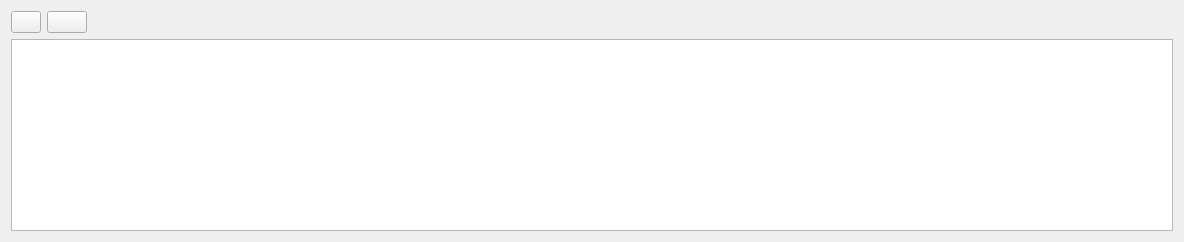
         <widget class="QWidget" name="tab_6">
          <attribute name="title">
           <string>Líneas de albarán</string>
          </attribute>
          <layout class="QGridLayout" name="gridLayout_9">
           <item row="0" column="0">
            <widget class="QPushButton" name="btnAnadirLinea">
             <property name="maximumSize">
              <size>
               <width>30</width>
               <height>16777215</height>
              </size>
             </property>
             <property name="toolTip">
              <string>Añadir línea con los datos cargados</string>
             </property>
             <property name="text">
              <string/>
             </property>
             <property name="icon">
              <iconset>
               <normaloff>:/Icons/PNG/add.png</normaloff>:/Icons/PNG/add.png</iconset>
             </property>
            </widget>
           </item>
           <item row="0" column="1">
            <widget class="QPushButton" name="btn_borrarLinea">
             <property name="text">
              <string/>
             </property>
             <property name="icon">
              <iconset>
               <normaloff>:/Icons/PNG/Delete.png</normaloff>:/Icons/PNG/Delete.png</iconset>
             </property>
            </widget>
           </item>
           <item row="0" column="2">
            <spacer name="horizontalSpacer_2">
             <property name="orientation">
              <enum>Qt::Horizontal</enum>
             </property>
             <property name="sizeHint" stdset="0">
              <size>
               <width>1080</width>
               <height>20</height>
              </size>
             </property>
            </spacer>
           </item>
           <item row="1" column="0" colspan="3">
            <widget class="QTableView" name="Lineas">
             <property name="horizontalScrollBarPolicy">
              <enum>Qt::ScrollBarAsNeeded</enum>
             </property>
             <property name="alternatingRowColors">
              <bool>true</bool>
             </property>
             <property name="selectionMode">
              <enum>QAbstractItemView::SingleSelection</enum>
             </property>
             <property name="selectionBehavior">
              <enum>QAbstractItemView::SelectItems</enum>
             </property>
             <property name="gridStyle">
              <enum>Qt::DotLine</enum>
             </property>
             <property name="cornerButtonEnabled">
              <bool>true</bool>
             </property>
            </widget>
           </item>
          </layout>
         </widget>
